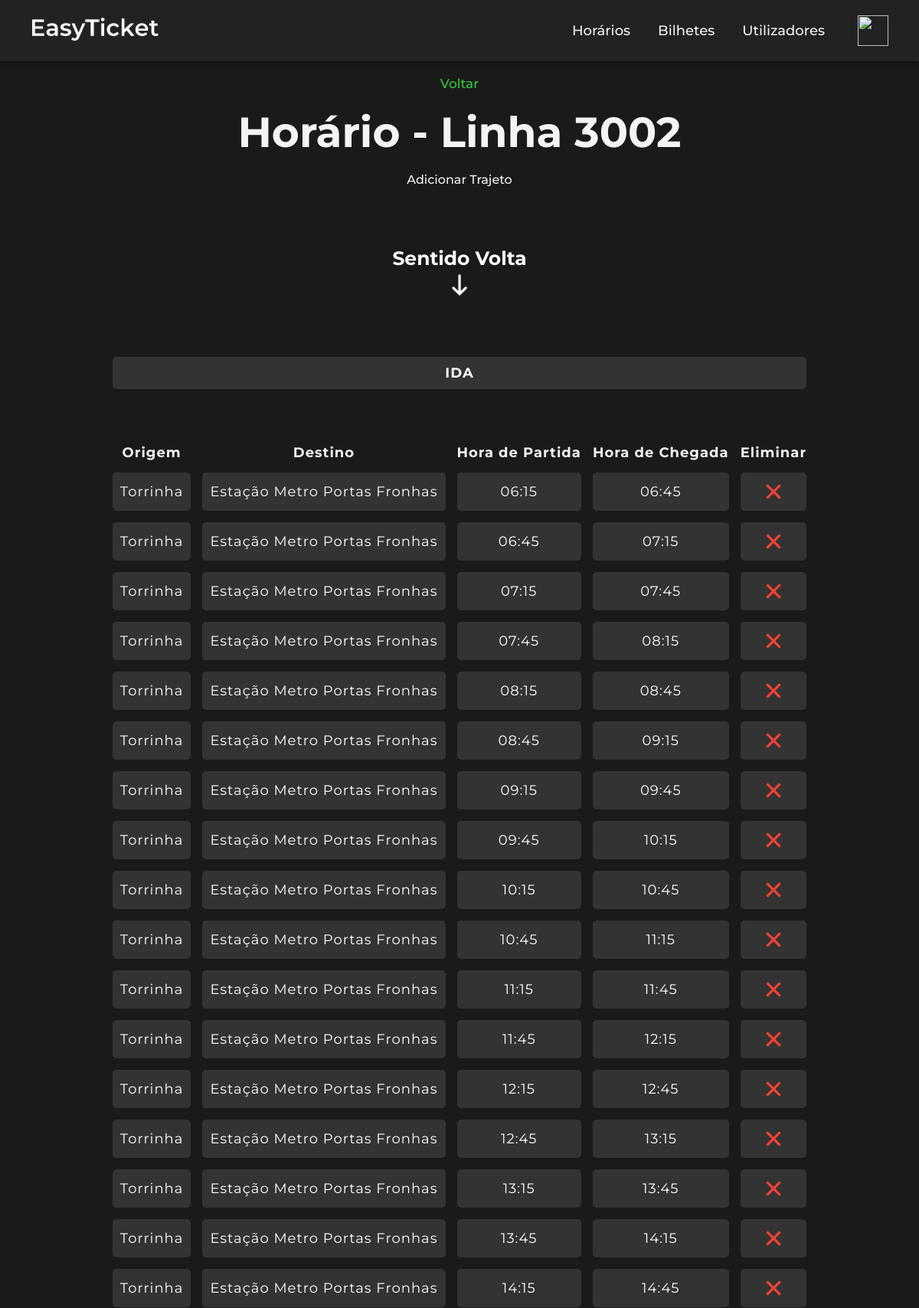
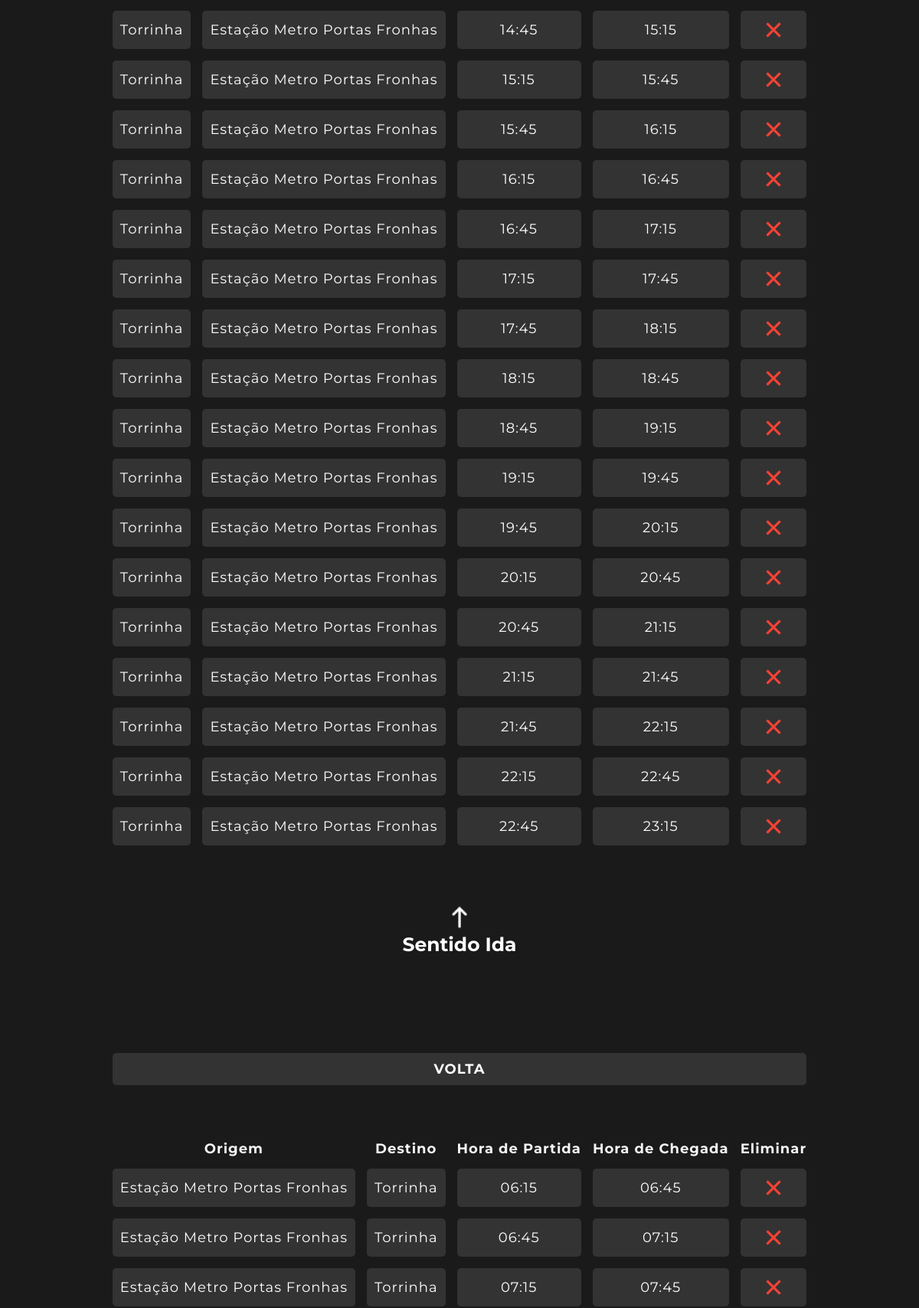
Page /linha_3002.php (signed in, upper part) on the committed database (2 pictures, top to bottom).
### tables this page shows
CREATE TABLE `viagem` (
  `id_viagem` int(11) NOT NULL,
  `id_autocarro` int(11) NOT NULL,
  `linha_autocarro` int(4) NOT NULL,
  `sentido` set('ida','volta') NOT NULL DEFAULT 'ida',
  `origem` varchar(40) NOT NULL,
  `destino` varchar(40) NOT NULL,
  `hora_partida` time NOT NULL,
  `hora_chegada` time NOT NULL
);

### linha_3002.php (the view, shortened to what this page needs)
<?php
if ($_SESSION['tipo_utilizador'] == 'admin') {
    require_once('menu.php');
} elseif ($_SESSION['tipo_utilizador'] == 'user') {
    require_once('menu2.php');
} elseif ($_SESSION['tipo_utilizador'] == 'semregisto') {
    require_once('menu3.php');
}
require_once('ligarbd.php');
$linha_autocarro = 3002;
$consulta_ida = "SELECT id_viagem, linha_autocarro, origem, destino, SUBSTRING(hora_partida, 1, 5) AS hora_partida, SUBSTRING(hora_chegada, 1, 5) AS hora_chegada
             FROM viagem WHERE sentido='ida' AND linha_autocarro = '$linha_autocarro' ORDER BY hora_partida";
$resultado_ida = mysqli_query($basedados, $consulta_ida);
$nregistos_ida = mysqli_num_rows($resultado_ida);
$consulta_volta = "SELECT id_viagem, linha_autocarro, origem, destino, SUBSTRING(hora_partida, 1, 5) AS hora_partida, SUBSTRING(hora_chegada, 1, 5) AS hora_chegada
             FROM viagem WHERE sentido='volta' AND linha_autocarro = '$linha_autocarro' ORDER BY hora_partida";
$resultado_volta = mysqli_query($basedados, $consulta_volta);
$nregistos_volta = mysqli_num_rows($resultado_volta);
?>
<html>
<head>
    <link href="style.css" rel="stylesheet" type="text/css">
</head>
<body>
<center>
    <br>
<a href="inicio.php#horarios">Voltar</a>
<br>
<h1>Horário - Linha 3002</h1>
    <br>
    <?php
if (isset($_SESSION['tipo_utilizador']) && $_SESSION['tipo_utilizador'] === "admin") {
	?>
    <p style="cursor:pointer;" onclick="scrollToBottom()">Adicionar Trajeto</p>
    <br><br>
<?php
}
?>
<?php
if ($nregistos_ida == 0 && $nregistos_volta == 0) {
    echo "<h1>Não há registos existentes para esta linha!</h1>";
    echo '<br><br><br><br>';
	if (isset($_SESSION['tipo_utilizador']) && $_SESSION['tipo_utilizador'] === "admin") {
    echo "<h2>Inserir Novo Trajeto</h2>";
    echo "<br>";
    echo "<a onclick='confirmainserir();'>";
    echo "<img src='img/inserir.png' title='Inserir' style='cursor: pointer;' >";
    echo "</a>";
    echo "<table>";
    echo "<tr><td style='background-color: #1a1a1a;'>&nbsp;</td></tr>";
    echo "</table>";
	}
    echo "<br>";
} else {
    ?>
<table class="trajeto-table">
    <?php
    if ($nregistos_ida == 0) {
        echo '<br><br><br><br>';
        echo "<p>Não há registos disponíveis para o sentido de ida.</p>";
    } else {
        if ($nregistos_volta > 0) {
            echo '<p class="section-link"><a href="javascript:void(0)" onclick="scrollToSection(\'volta\')">Sentido Volta</a></p>';
            echo '<img src="img/seta_baixo.png" class="section-img" onclick="scrollToSection(\'volta\')">';
        }
        echo '<tr>';
        echo '<br>';
        echo '<td colspan="7" style="text-align: center; font-weight: bold;" id="ida">IDA</td>';
        echo '<tr><td style="background-color: #1a1a1a;">&nbsp;</td></tr>';
        echo '</tr>';
        echo '<tr>';
        echo '<th> Origem </th>';
        echo '<th> Destino </th>';
        echo '<th> Hora de Partida </th>';
        echo '<th> Hora de Chegada </th>';
        if (isset($_SESSION['tipo_utilizador']) && $_SESSION['tipo_utilizador'] === "admin") {
            echo '<th> Eliminar </th>';
        }
        echo '</tr>';
        for ($i = 0; $i < $nregistos_ida; $i++) {
            $registo = mysqli_fetch_array($resultado_ida);
            echo '<tr>';
            echo '<td>'.$registo['origem'].'</td>';
            echo '<td>'.$registo['destino'].'</td>';
            echo '<td>'.$registo['hora_partida'].'</td>';
            echo '<td>'.$registo['hora_chegada'].'</td>';
            if (isset($_SESSION['tipo_utilizador']) && $_SESSION['tipo_utilizador'] === "admin") {
                echo '<td align="center"> <a onClick="confirmaremover(' . $registo['id_viagem'] . ');" style="cursor: pointer;">';
                echo '<img src="img/eliminar.png"  width="30" height="30" > </a></td>';
            }
            echo '</tr>';
        }
    }
    ?>
</table>
<br>
<table class="trajeto-table">
    <?php
    if ($nregistos_volta == 0) {
        echo '<br><br><br><br>';
        echo "<p>Não há registos disponíveis para o sentido de volta.</p>";
    } else {
        if ($nregistos_ida > 0) {
            echo '<img src="img/seta_cima.png" class="section-img" onclick="scrollToSection(\'ida\')">';
            echo '<p class="section-link"><a href="javascript:void(0)" onclick="scrollToSection(\'ida\')">Sentido Ida</a></p>';
        }
        echo '<tr>';
        echo '<tr><td style="background-color: #1a1a1a;">&nbsp;</td></tr>';
        echo '<td colspan="7" style="text-align: center; font-weight: bold;" id="volta">VOLTA</td>';
        echo '<tr><td style="background-color: #1a1a1a;">&nbsp;</td></tr>';
        echo '</tr>';
        echo '<tr>';
        echo '<th> Origem </th>';
        echo '<th> Destino </th>';
        echo '<th> Hora de Partida </th>';
        echo '<th> Hora de Chegada </th>';
        if (isset($_SESSION['tipo_utilizador']) && $_SESSION['tipo_utilizador'] === "admin") {
            echo '<th> Eliminar </th>';
        }
        echo '</tr>';
        for ($i = 0; $i < $nregistos_volta; $i++) {
            $registo = mysqli_fetch_array($resultado_volta);
            echo '<tr>';
            echo '<td>'.$registo['origem'].'</td>';
            echo '<td>'.$registo['destino'].'</td>';
            echo '<td>'.$registo['hora_partida'].'</td>';
            echo '<td>'.$registo['hora_chegada'].'</td>';
			if (isset($_SESSION['tipo_utilizador']) && $_SESSION['tipo_utilizador'] === "admin") {
				echo '<td align="center"> <a onClick="confirmaremover(' . $registo['id_viagem'] . ');" style="cursor: pointer;">';
				echo '<img class="img-icon" src="img/eliminar.png"> </a></td>';
			}
            echo '</tr>';
        }
    }
    ?>
</table>
<?php
if (isset($_SESSION['tipo_utilizador']) && $_SESSION['tipo_utilizador'] === "admin") {
	?>
<br><br>
<br>
<?php
}
?>
<br><br><br>
<?php
if ($nregistos_ida > 0 && $nregistos_volta > 0) {
?>
    <br>
<?php
    }
}
?>
    <br><br>
</center>
</body>
</html>

### style_navbar.css (style rules this page uses)
body { font-family: Arial, sans-serif; font-weight: 500; margin: 0; padding: 0; background-color: #1a1a1a; color: #f4f4f4; }
* { margin: 0; padding: 0; box-sizing: border-box; font-family: 'Montserrat', sans-serif; user-select: none; -moz-user-select: none; -webkit-user-select: none; -ms-user-select: none; -webkit-user-drag: none; -khtml-user-drag: none; -moz-user-drag: none; -o-user-drag: none; }
@media screen and (max-width: 1919px) and (min-width: 501px) { h1 { font-size: 50px; margin-top: 20px; } }
@media screen and (max-width: 1919px) and (min-width: 501px) { body { font-family: Arial, sans-serif; font-weight: 500; margin: 0; padding: 0; background-color: #1a1a1a; color: #f4f4f4; } }
@media screen and (max-width: 1919px) and (min-width: 501px) { a { color: #2ece36; font-weight: 500; font-size: 20px; text-decoration: none; transition: color 0.3s ease; } }

### style.css (style rules this page uses)
* { user-select: none; -moz-user-select: none; -webkit-user-select: none; -ms-user-select: none; -webkit-user-drag: none; -khtml-user-drag: none; -moz-user-drag: none; -o-user-drag: none; margin: 0; padding: 0; box-sizing: border-box; font-family: 'Montserrat', sans-serif; }
p, svg, button,input, img:active, a:active { -webkit-tap-highlight-color: rgba(0, 0, 0, 0); -webkit-focus-ring-color: rgba(0, 0, 0, 0); outline: none !important; }
@media screen and (max-width: 1919px) and (min-width: 501px) { h1 { font-size: 55px; margin-top: 20px; text-align: center; } }
@media screen and (max-width: 1919px) and (min-width: 501px) { body { font-family: Arial, sans-serif; font-weight: 500; margin: 0; padding: 0; background-color: #1a1a1a; color: #f4f4f4; } }
@media screen and (max-width: 1919px) and (min-width: 501px) { a { color: #2ece36; font-weight: 500; font-size: 17px; text-decoration: none; transition: color 0.3s ease; } }
@media screen and (max-width: 1919px) and (min-width: 501px) { table { margin: 0 auto; border-collapse: separate; border-spacing: 15px; font-size: 18px; text-align: center; letter-spacing: 1px; vertical-align: middle; width: auto; } }
@media screen and (max-width: 1919px) and (min-width: 501px) { td { border-radius: 5px; background-color: rgb(51, 51, 51); padding: 10px; color: white; } }
@media screen and (max-width: 1919px) and (min-width: 501px) { .section-link { font-size: 20px; color: white; cursor: pointer; text-decoration: none; } }
@media screen and (max-width: 1919px) and (min-width: 501px) { .section-link a { font-size: 25px; font-weight: bold; cursor: pointer; text-decoration: none; color: white; } }
@media screen and (max-width: 1919px) and (min-width: 501px) { .section-img { cursor: pointer; width: 40px; height: auto; } }
@media screen and (max-width: 1919px) and (min-width: 501px) { .img-icon { width: 30px; height: 30px; margin: 0 auto; display: block; } }

### rows in the picture
viagem: origem "Torrinha", destino "Estação Metro Portas Fronhas", hora_partida "06:15", hora_chegada "06:45"
viagem: origem "Torrinha", destino "Estação Metro Portas Fronhas", hora_partida "06:45", hora_chegada "07:15"
viagem: origem "Torrinha", destino "Estação Metro Portas Fronhas", hora_partida "07:15", hora_chegada "07:45"
viagem: origem "Torrinha", destino "Estação Metro Portas Fronhas", hora_partida "07:45", hora_chegada "08:15"
viagem: origem "Torrinha", destino "Estação Metro Portas Fronhas", hora_partida "08:15", hora_chegada "08:45"
viagem: origem "Torrinha", destino "Estação Metro Portas Fronhas", hora_partida "08:45", hora_chegada "09:15"
viagem: origem "Torrinha", destino "Estação Metro Portas Fronhas", hora_partida "09:15", hora_chegada "09:45"
viagem: origem "Torrinha", destino "Estação Metro Portas Fronhas", hora_partida "09:45", hora_chegada "10:15"
viagem: origem "Torrinha", destino "Estação Metro Portas Fronhas", hora_partida "10:15", hora_chegada "10:45"
viagem: origem "Torrinha", destino "Estação Metro Portas Fronhas", hora_partida "10:45", hora_chegada "11:15"
viagem: origem "Torrinha", destino "Estação Metro Portas Fronhas", hora_partida "11:15", hora_chegada "11:45"
viagem: origem "Torrinha", destino "Estação Metro Portas Fronhas", hora_partida "11:45", hora_chegada "12:15"
viagem: origem "Torrinha", destino "Estação Metro Portas Fronhas", hora_partida "12:15", hora_chegada "12:45"
viagem: origem "Torrinha", destino "Estação Metro Portas Fronhas", hora_partida "12:45", hora_chegada "13:15"
viagem: origem "Torrinha", destino "Estação Metro Portas Fronhas", hora_partida "13:15", hora_chegada "13:45"
viagem: origem "Torrinha", destino "Estação Metro Portas Fronhas", hora_partida "13:45", hora_chegada "14:15"
viagem: origem "Torrinha", destino "Estação Metro Portas Fronhas", hora_partida "14:15", hora_chegada "14:45"
viagem: origem "Torrinha", destino "Estação Metro Portas Fronhas", hora_partida "14:45", hora_chegada "15:15"
viagem: origem "Torrinha", destino "Estação Metro Portas Fronhas", hora_partida "15:15", hora_chegada "15:45"
viagem: origem "Torrinha", destino "Estação Metro Portas Fronhas", hora_partida "15:45", hora_chegada "16:15"
viagem: origem "Torrinha", destino "Estação Metro Portas Fronhas", hora_partida "16:15", hora_chegada "16:45"
viagem: origem "Torrinha", destino "Estação Metro Portas Fronhas", hora_partida "16:45", hora_chegada "17:15"
viagem: origem "Torrinha", destino "Estação Metro Portas Fronhas", hora_partida "17:15", hora_chegada "17:45"
viagem: origem "Torrinha", destino "Estação Metro Portas Fronhas", hora_partida "17:45", hora_chegada "18:15"
viagem: origem "Torrinha", destino "Estação Metro Portas Fronhas", hora_partida "18:15", hora_chegada "18:45"
viagem: origem "Torrinha", destino "Estação Metro Portas Fronhas", hora_partida "18:45", hora_chegada "19:15"
viagem: origem "Torrinha", destino "Estação Metro Portas Fronhas", hora_partida "19:15", hora_chegada "19:45"
viagem: origem "Torrinha", destino "Estação Metro Portas Fronhas", hora_partida "19:45", hora_chegada "20:15"
viagem: origem "Torrinha", destino "Estação Metro Portas Fronhas", hora_partida "20:15", hora_chegada "20:45"
viagem: origem "Torrinha", destino "Estação Metro Portas Fronhas", hora_partida "20:45", hora_chegada "21:15"
viagem: origem "Torrinha", destino "Estação Metro Portas Fronhas", hora_partida "21:15", hora_chegada "21:45"
viagem: origem "Torrinha", destino "Estação Metro Portas Fronhas", hora_partida "21:45", hora_chegada "22:15"
viagem: origem "Torrinha", destino "Estação Metro Portas Fronhas", hora_partida "22:15", hora_chegada "22:45"
viagem: origem "Torrinha", destino "Estação Metro Portas Fronhas", hora_partida "22:45", hora_chegada "23:15"
viagem: origem "Estação Metro Portas Fronhas", destino "Torrinha", hora_partida "06:15", hora_chegada "06:45"
viagem: origem "Estação Metro Portas Fronhas", destino "Torrinha", hora_partida "06:45", hora_chegada "07:15"
viagem: origem "Estação Metro Portas Fronhas", destino "Torrinha", hora_partida "07:15", hora_chegada "07:45"
